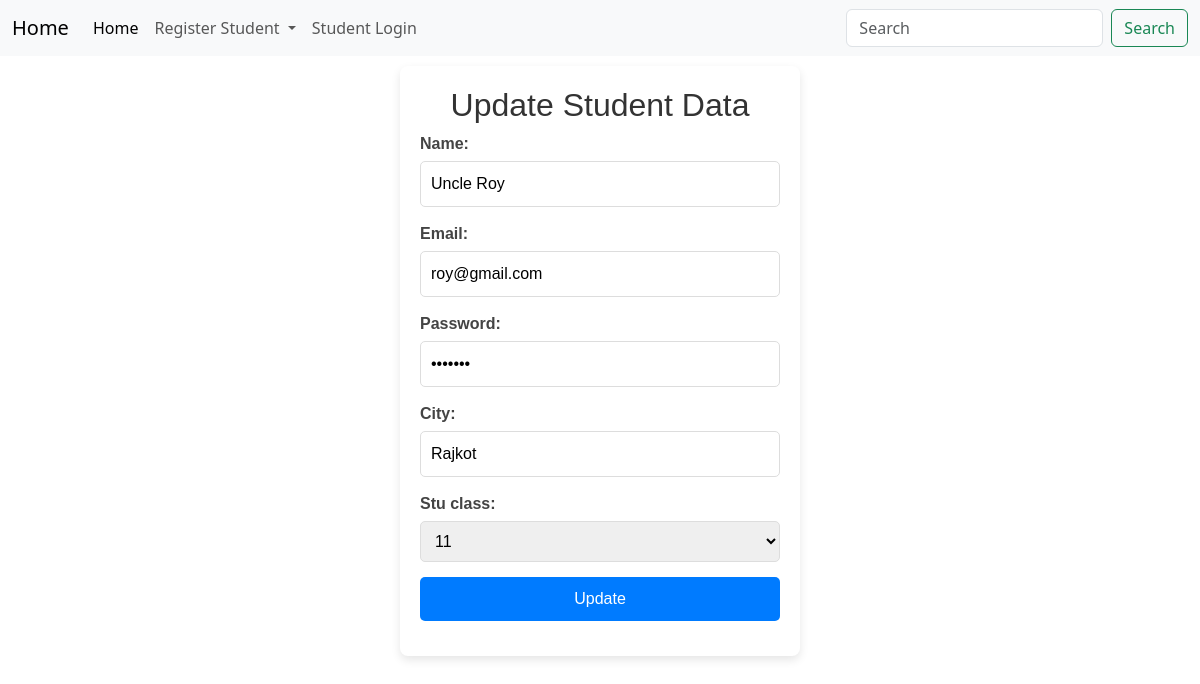
The page /student/update/6 on the database its author committed.
### student/models.py (models this page shows, shortened)
class Profile(models.Model):
    name = models.CharField(max_length=70)
    email = models.EmailField(max_length=255, default='example@gmail.com', unique=True)
    password = models.CharField(max_length=50, verbose_name='password', null=False, blank=False, default='iron@man-power+')
    city = models.CharField(max_length=70, default='junagadh')
    roll_no = models.IntegerField(default = 0, unique=True)
    stu_class = models.IntegerField(default=1, choices=[(1, '1'),(2, '2'),(3, '3'),(4, '4'),(5, '5'),(6, '6'),(7, '7'),(8, '8'),(9, '9'),(10, '10'),(11, '11'),(12, '12')])

### student/views.py (the view, shortened to what this page needs)
# urls.py: path('update/<int:stu_id>', update_student, name='update_student'),
def update_student(req, stu_id):
    if req.method == 'GET':
        print('Its GET method')
        stu = Profile.objects.get(id=stu_id)
        existing_data = {
            'name': stu.name,
            'email': stu.email,
            'password': stu.password,
            'city': stu.city,
            'stu_class': stu.stu_class
        }
        existing_stu = Registration(data=existing_data)
        print(existing_data)
        return render(req, 'student/update_student.html', {'form_obj': existing_stu})
    return HttpResponse('Updated')

### context_processors.py (called while the page is built)
def global_settings(request):
    return {
        'BASE_URL': settings.BASE_URL,
        'PORT': settings.PORT,
    }

### student/myforms.py (called while the page is built)
    def clean_password(self):
        cleaned_password = self.cleaned_data['password']
        special_characters = [
            '!', '"', '#', '$', '%', '&', "'", '(', ')', '*', '+', ',', '-', '.', '/',
            ':', ';', '<', '=', '>', '?', '@', '[', ']', '^', '_', '`', '{', '|', '}', '~'
        ]
        flag = False
        for c in special_characters:
            if c in cleaned_password:
                flag = True
                break
        if not flag:
            raise forms.ValidationError('InValid password!, Password must contain at least 1 special character.')
        return cleaned_password

### student/templates/student/update_student.html (shortened to what this page needs)
{% extends "student/base_student_data.html" %}
{% block heading %}Update Student Data{% endblock heading %}
{% block submitBtn %}Update{% endblock submitBtn %}

### student/templates/student/base_student_data.html (shortened to what this page needs)
{% extends "student/base.html" %}
{% load static %}
{% block addstyle %}
<link rel="stylesheet" href="{% static 'student/styles/registrationstyle.css' %}">
{% endblock addstyle %}
{% block addon %}
<div class="custom-form">
    <form class="myform" method="post" novalidate>
        <h2>{% block heading %}{% endblock heading %}</h2>
        {% for field in form_obj %}
            <div>
                {% block content %}
                    {{ field.label_tag }} {{ field }}
                {% endblock content %}
            </div>
        {% endfor %}
        <input type="submit" value="{% block submitBtn %}Submit{% endblock submitBtn %}">
    </form>
</div>
{% endblock addon %}

### student/static/student/styles/registrationstyle.css (style rules this page uses)
.custom-form * { box-sizing: border-box; }
.custom-form { font-family: 'Arial', sans-serif; background-color: #fff; }
.custom-form form { background: #fff; padding: 20px; border-radius: 8px; box-shadow: 0px 4px 10px rgba(0, 0, 0, 0.1); max-width: 400px; margin: 0 auto; }
.custom-form h1, .custom-form h2 { text-align: center; color: #333; }
.custom-form label { display: block; margin-bottom: 5px; font-weight: bold; color: #444; }
.custom-form input, .custom-form select, .custom-form button { width: 100%; padding: 10px; margin-bottom: 15px; border: 1px solid #ddd; border-radius: 5px; font-size: 16px; }
.custom-form button, .custom-form input[type="submit"] { background-color: #007bff; color: #fff; border: none; cursor: pointer; }

### rows shown on the page
Profile: form_obj "Uncle Roy" "roy@gmail.com" "Rajkot" "11"

### other values the page prints
{{ field.label_tag }} "Name:" "Email:" "Password:" "City:" "Stu class:"
